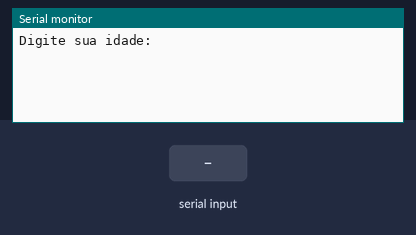
This sketch was run on a simulated Arduino Uno, built with avr-gcc and run on an emulated ATmega328P. On the bench: the last lines printed to the serial monitor. The test bench sets the inputs (shaded band).

Above: at 1.2 s.
1.3 s: "90,45\n" received over Serial
At 2.44 s:
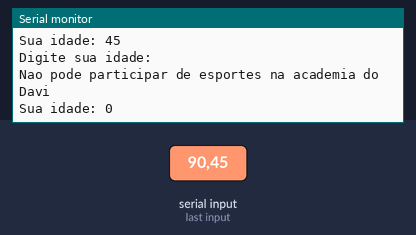
2.8 s: "5\n" received over Serial
At 4.5 s:
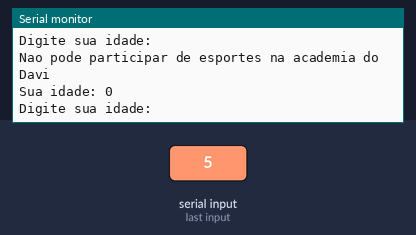
Timing chart, 0 to 6.0 s (numbered marks = the images above; inputs shaded):
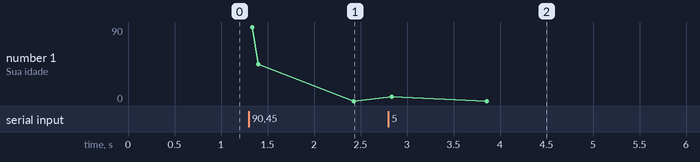

Measured:
- after the input at 1.3 s, the serial monitor: prints a new line at once (image 1)
- after the input at 2.8 s, the serial monitor: prints a new line at once (image 2)

The sketch:

daring_amur_jaban1.ino
```cpp
// C++ code
//Variaveis
int idade = 0;


void setup()
{
  Serial.begin(9600);
}

void loop()
{
  Serial.println("Digite sua idade: ");
  while( ! Serial.available() );
  idade = Serial.parseInt();

  if ( idade >= 5 && idade < 8){
    Serial.println("Cadastro na Categoria Infantil");
  } else if( idade >= 8 && idade < 12 ){
    Serial.println("Cadastro na Categoria Cadete");
  } else if( idade >= 12 && idade < 15 ){
    Serial.println("Cadastro na Categoria Juvenil");
  } else if( idade >=15 && idade < 18 ){
    Serial.println("Cadastro na Categoria Junior");
  } else if( idade >= 18 ){
    Serial.println("Cadastro na Categoria Adulto");
  } else {
    Serial.println("Nao pode participar de esportes na academia do Davi");
  }

  Serial.println("Sua idade: " + String(idade));
}
```
